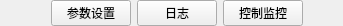
     <widget class="QWidget" name="tab_index" native="true">
      <property name="sizePolicy">
       <sizepolicy hsizetype="Minimum" vsizetype="Expanding">
        <horstretch>0</horstretch>
        <verstretch>0</verstretch>
       </sizepolicy>
      </property>
      <property name="minimumSize">
       <size>
        <width>20</width>
        <height>0</height>
       </size>
      </property>
      <property name="maximumSize">
       <size>
        <width>16777215</width>
        <height>25</height>
       </size>
      </property>
      <layout class="QHBoxLayout" name="horizontalLayout_2">
       <property name="topMargin">
        <number>0</number>
       </property>
       <property name="rightMargin">
        <number>0</number>
       </property>
       <property name="bottomMargin">
        <number>0</number>
       </property>
       <item>
        <spacer name="horizontalSpacer_7">
         <property name="orientation">
          <enum>Qt::Horizontal</enum>
         </property>
         <property name="sizeHint" stdset="0">
          <size>
           <width>40</width>
           <height>20</height>
          </size>
         </property>
        </spacer>
       </item>
       <item>
        <widget class="QPushButton" name="tabbutton_parameterset">
         <property name="sizePolicy">
          <sizepolicy hsizetype="Expanding" vsizetype="Expanding">
           <horstretch>0</horstretch>
           <verstretch>0</verstretch>
          </sizepolicy>
         </property>
         <property name="minimumSize">
          <size>
           <width>20</width>
           <height>0</height>
          </size>
         </property>
         <property name="maximumSize">
          <size>
           <width>80</width>
           <height>16777215</height>
          </size>
         </property>
         <property name="text">
          <string>参数设置</string>
         </property>
        </widget>
       </item>
       <item>
        <widget class="QPushButton" name="tabbutton_log">
         <property name="sizePolicy">
          <sizepolicy hsizetype="Expanding" vsizetype="Expanding">
           <horstretch>0</horstretch>
           <verstretch>0</verstretch>
          </sizepolicy>
         </property>
         <property name="minimumSize">
          <size>
           <width>20</width>
           <height>0</height>
          </size>
         </property>
         <property name="maximumSize">
          <size>
           <width>80</width>
           <height>16777215</height>
          </size>
         </property>
         <property name="text">
          <string>日志</string>
         </property>
        </widget>
       </item>
       <item>
        <widget class="QPushButton" name="tabbutton_control">
         <property name="sizePolicy">
          <sizepolicy hsizetype="Expanding" vsizetype="Expanding">
           <horstretch>0</horstretch>
           <verstretch>0</verstretch>
          </sizepolicy>
         </property>
         <property name="minimumSize">
          <size>
           <width>20</width>
           <height>0</height>
          </size>
         </property>
         <property name="maximumSize">
          <size>
           <width>80</width>
           <height>16777215</height>
          </size>
         </property>
         <property name="text">
          <string>控制监控</string>
         </property>
        </widget>
       </item>
       <item>
        <spacer name="horizontalSpacer_8">
         <property name="orientation">
          <enum>Qt::Horizontal</enum>
         </property>
         <property name="sizeHint" stdset="0">
          <size>
           <width>40</width>
           <height>20</height>
          </size>
         </property>
        </spacer>
       </item>
      </layout>
     </widget>
